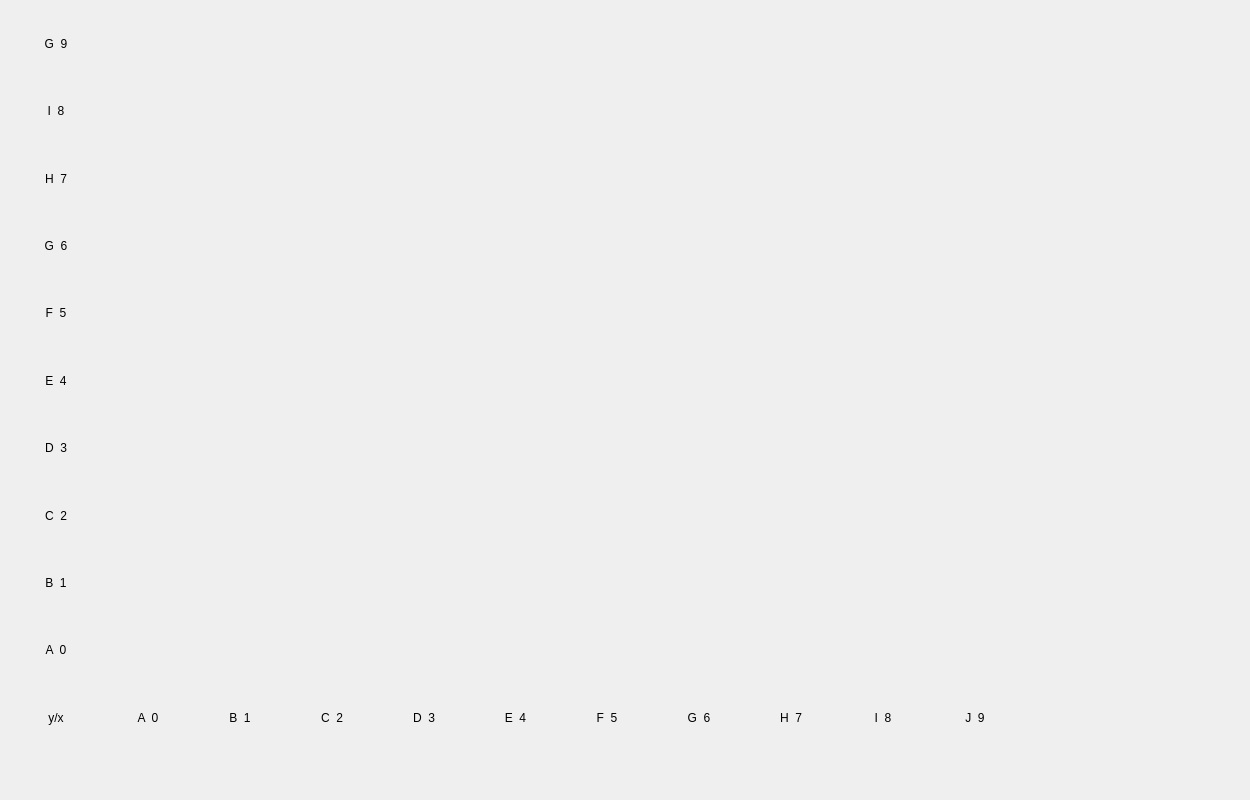
<?xml version="1.0" encoding="UTF-8"?>
<ui version="4.0">
 <class>Form</class>
 <widget class="QWidget" name="Form">
  <property name="geometry">
   <rect>
    <x>0</x>
    <y>0</y>
    <width>1250</width>
    <height>800</height>
   </rect>
  </property>
  <property name="sizePolicy">
   <sizepolicy hsizetype="Expanding" vsizetype="Expanding">
    <horstretch>0</horstretch>
    <verstretch>0</verstretch>
   </sizepolicy>
  </property>
  <property name="windowTitle">
   <string>Form</string>
  </property>
  <widget class="QWidget" name="widget" native="true">
   <property name="geometry">
    <rect>
     <x>0</x>
     <y>10</y>
     <width>1250</width>
     <height>750</height>
    </rect>
   </property>
   <property name="sizePolicy">
    <sizepolicy hsizetype="Expanding" vsizetype="Expanding">
     <horstretch>0</horstretch>
     <verstretch>0</verstretch>
    </sizepolicy>
   </property>
   <widget class="QWidget" name="layoutWidget">
    <property name="geometry">
     <rect>
      <x>10</x>
      <y>0</y>
      <width>1011</width>
      <height>741</height>
     </rect>
    </property>
    <layout class="QGridLayout" name="gridLayout_2" rowstretch="10,1" columnstretch="1,10">
     <property name="sizeConstraint">
      <enum>QLayout::SetMaximumSize</enum>
     </property>
     <property name="spacing">
      <number>0</number>
     </property>
     <item row="0" column="0" rowspan="2">
      <layout class="QVBoxLayout" name="verticalLayout">
       <property name="spacing">
        <number>0</number>
       </property>
       <item>
        <widget class="QLabel" name="labely9">
         <property name="text">
          <string>G  9</string>
         </property>
         <property name="alignment">
          <set>Qt::AlignCenter</set>
         </property>
        </widget>
       </item>
       <item>
        <widget class="QLabel" name="labely8">
         <property name="text">
          <string>I  8</string>
         </property>
         <property name="alignment">
          <set>Qt::AlignCenter</set>
         </property>
        </widget>
       </item>
       <item>
        <widget class="QLabel" name="labely7">
         <property name="text">
          <string>H  7</string>
         </property>
         <property name="alignment">
          <set>Qt::AlignCenter</set>
         </property>
        </widget>
       </item>
       <item>
        <widget class="QLabel" name="labely6">
         <property name="text">
          <string>G  6</string>
         </property>
         <property name="alignment">
          <set>Qt::AlignCenter</set>
         </property>
        </widget>
       </item>
       <item>
        <widget class="QLabel" name="labely5">
         <property name="text">
          <string>F  5</string>
         </property>
         <property name="alignment">
          <set>Qt::AlignCenter</set>
         </property>
        </widget>
       </item>
       <item>
        <widget class="QLabel" name="labely4">
         <property name="text">
          <string>E  4</string>
         </property>
         <property name="alignment">
          <set>Qt::AlignCenter</set>
         </property>
        </widget>
       </item>
       <item>
        <widget class="QLabel" name="labely3">
         <property name="text">
          <string>D  3</string>
         </property>
         <property name="alignment">
          <set>Qt::AlignCenter</set>
         </property>
        </widget>
       </item>
       <item>
        <widget class="QLabel" name="labely2">
         <property name="text">
          <string>C  2</string>
         </property>
         <property name="alignment">
          <set>Qt::AlignCenter</set>
         </property>
        </widget>
       </item>
       <item>
        <widget class="QLabel" name="labely1">
         <property name="text">
          <string>B  1</string>
         </property>
         <property name="alignment">
          <set>Qt::AlignCenter</set>
         </property>
        </widget>
       </item>
       <item>
        <widget class="QLabel" name="labely0">
         <property name="text">
          <string>A  0</string>
         </property>
         <property name="alignment">
          <set>Qt::AlignCenter</set>
         </property>
        </widget>
       </item>
       <item>
        <widget class="QLabel" name="labelxy">
         <property name="text">
          <string>y/x</string>
         </property>
         <property name="textFormat">
          <enum>Qt::PlainText</enum>
         </property>
         <property name="alignment">
          <set>Qt::AlignCenter</set>
         </property>
        </widget>
       </item>
      </layout>
     </item>
     <item row="0" column="1">
      <layout class="QGridLayout" name="gridLayout">
       <property name="spacing">
        <number>0</number>
       </property>
       <item row="2" column="6">
        <widget class="QLabel" name="label67">
         <property name="text">
          <string/>
         </property>
        </widget>
       </item>
       <item row="3" column="3">
        <widget class="QLabel" name="label36">
         <property name="text">
          <string/>
         </property>
        </widget>
       </item>
       <item row="2" column="8">
        <widget class="QLabel" name="label87">
         <property name="text">
          <string/>
         </property>
        </widget>
       </item>
       <item row="1" column="8">
        <widget class="QLabel" name="label88">
         <property name="text">
          <string/>
         </property>
        </widget>
       </item>
       <item row="7" column="8">
        <widget class="QLabel" name="label82">
         <property name="text">
          <string/>
         </property>
        </widget>
       </item>
       <item row="7" column="9">
        <widget class="QLabel" name="label92">
         <property name="text">
          <string/>
         </property>
        </widget>
       </item>
       <item row="4" column="8">
        <widget class="QLabel" name="label85">
         <property name="text">
          <string/>
         </property>
        </widget>
       </item>
       <item row="6" column="2">
        <widget class="QLabel" name="label23">
         <property name="text">
          <string/>
         </property>
        </widget>
       </item>
       <item row="9" column="9">
        <widget class="QLabel" name="label90">
         <property name="text">
          <string/>
         </property>
        </widget>
       </item>
       <item row="6" column="8">
        <widget class="QLabel" name="label83">
         <property name="text">
          <string/>
         </property>
        </widget>
       </item>
       <item row="7" column="5">
        <widget class="QLabel" name="label52">
         <property name="text">
          <string/>
         </property>
        </widget>
       </item>
       <item row="3" column="7">
        <widget class="QLabel" name="label76">
         <property name="text">
          <string/>
         </property>
        </widget>
       </item>
       <item row="5" column="4">
        <widget class="QLabel" name="label44">
         <property name="text">
          <string/>
         </property>
        </widget>
       </item>
       <item row="4" column="1">
        <widget class="QLabel" name="label15">
         <property name="text">
          <string/>
         </property>
        </widget>
       </item>
       <item row="0" column="4">
        <widget class="QLabel" name="label49">
         <property name="text">
          <string/>
         </property>
        </widget>
       </item>
       <item row="8" column="1">
        <widget class="QLabel" name="label11">
         <property name="text">
          <string/>
         </property>
        </widget>
       </item>
       <item row="5" column="8">
        <widget class="QLabel" name="label84">
         <property name="text">
          <string/>
         </property>
        </widget>
       </item>
       <item row="8" column="4">
        <widget class="QLabel" name="label41">
         <property name="text">
          <string/>
         </property>
        </widget>
       </item>
       <item row="5" column="3">
        <widget class="QLabel" name="label34">
         <property name="text">
          <string/>
         </property>
        </widget>
       </item>
       <item row="4" column="6">
        <widget class="QLabel" name="label65">
         <property name="text">
          <string/>
         </property>
        </widget>
       </item>
       <item row="3" column="8">
        <widget class="QLabel" name="label86">
         <property name="text">
          <string/>
         </property>
        </widget>
       </item>
       <item row="4" column="0">
        <widget class="QLabel" name="label05">
         <property name="text">
          <string/>
         </property>
        </widget>
       </item>
       <item row="8" column="2">
        <widget class="QLabel" name="label21">
         <property name="text">
          <string/>
         </property>
        </widget>
       </item>
       <item row="8" column="0">
        <widget class="QLabel" name="label01">
         <property name="text">
          <string/>
         </property>
        </widget>
       </item>
       <item row="6" column="4">
        <widget class="QLabel" name="label43">
         <property name="text">
          <string/>
         </property>
        </widget>
       </item>
       <item row="1" column="4">
        <widget class="QLabel" name="label48">
         <property name="text">
          <string/>
         </property>
        </widget>
       </item>
       <item row="2" column="1">
        <widget class="QLabel" name="label17">
         <property name="text">
          <string/>
         </property>
        </widget>
       </item>
       <item row="6" column="6">
        <widget class="QLabel" name="label63">
         <property name="text">
          <string/>
         </property>
        </widget>
       </item>
       <item row="0" column="2">
        <widget class="QLabel" name="label29">
         <property name="text">
          <string/>
         </property>
        </widget>
       </item>
       <item row="9" column="0">
        <widget class="QLabel" name="label00">
         <property name="text">
          <string/>
         </property>
        </widget>
       </item>
       <item row="8" column="7">
        <widget class="QLabel" name="label71">
         <property name="text">
          <string/>
         </property>
        </widget>
       </item>
       <item row="8" column="9">
        <widget class="QLabel" name="label91">
         <property name="text">
          <string/>
         </property>
        </widget>
       </item>
       <item row="7" column="4">
        <widget class="QLabel" name="label42">
         <property name="text">
          <string/>
         </property>
        </widget>
       </item>
       <item row="5" column="2">
        <widget class="QLabel" name="label24">
         <property name="text">
          <string/>
         </property>
        </widget>
       </item>
       <item row="9" column="7">
        <widget class="QLabel" name="label70">
         <property name="text">
          <string/>
         </property>
        </widget>
       </item>
       <item row="8" column="5">
        <widget class="QLabel" name="label51">
         <property name="text">
          <string/>
         </property>
        </widget>
       </item>
       <item row="4" column="5">
        <widget class="QLabel" name="label55">
         <property name="text">
          <string/>
         </property>
        </widget>
       </item>
       <item row="2" column="3">
        <widget class="QLabel" name="label37">
         <property name="text">
          <string/>
         </property>
        </widget>
       </item>
       <item row="3" column="6">
        <widget class="QLabel" name="label66">
         <property name="text">
          <string/>
         </property>
        </widget>
       </item>
       <item row="7" column="6">
        <widget class="QLabel" name="label62">
         <property name="text">
          <string/>
         </property>
        </widget>
       </item>
       <item row="3" column="0">
        <widget class="QLabel" name="label06">
         <property name="text">
          <string/>
         </property>
        </widget>
       </item>
       <item row="0" column="7">
        <widget class="QLabel" name="label79">
         <property name="text">
          <string/>
         </property>
        </widget>
       </item>
       <item row="4" column="7">
        <widget class="QLabel" name="label75">
         <property name="text">
          <string/>
         </property>
        </widget>
       </item>
       <item row="6" column="0">
        <widget class="QLabel" name="label03">
         <property name="text">
          <string/>
         </property>
        </widget>
       </item>
       <item row="2" column="0">
        <widget class="QLabel" name="label07">
         <property name="text">
          <string/>
         </property>
        </widget>
       </item>
       <item row="1" column="9">
        <widget class="QLabel" name="label98">
         <property name="text">
          <string/>
         </property>
        </widget>
       </item>
       <item row="5" column="7">
        <widget class="QLabel" name="label74">
         <property name="text">
          <string/>
         </property>
        </widget>
       </item>
       <item row="7" column="3">
        <widget class="QLabel" name="label32">
         <property name="text">
          <string/>
         </property>
        </widget>
       </item>
       <item row="8" column="8">
        <widget class="QLabel" name="label81">
         <property name="text">
          <string/>
         </property>
        </widget>
       </item>
       <item row="9" column="5">
        <widget class="QLabel" name="label50">
         <property name="text">
          <string/>
         </property>
        </widget>
       </item>
       <item row="5" column="6">
        <widget class="QLabel" name="label64">
         <property name="text">
          <string/>
         </property>
        </widget>
       </item>
       <item row="1" column="1">
        <widget class="QLabel" name="label18">
         <property name="text">
          <string/>
         </property>
        </widget>
       </item>
       <item row="2" column="2">
        <widget class="QLabel" name="label27">
         <property name="text">
          <string/>
         </property>
        </widget>
       </item>
       <item row="9" column="4">
        <widget class="QLabel" name="label40">
         <property name="text">
          <string/>
         </property>
        </widget>
       </item>
       <item row="5" column="1">
        <widget class="QLabel" name="label14">
         <property name="text">
          <string/>
         </property>
        </widget>
       </item>
       <item row="3" column="5">
        <widget class="QLabel" name="label56">
         <property name="text">
          <string/>
         </property>
        </widget>
       </item>
       <item row="2" column="4">
        <widget class="QLabel" name="label47">
         <property name="text">
          <string/>
         </property>
        </widget>
       </item>
       <item row="0" column="3">
        <widget class="QLabel" name="label39">
         <property name="text">
          <string/>
         </property>
        </widget>
       </item>
       <item row="3" column="1">
        <widget class="QLabel" name="label16">
         <property name="text">
          <string/>
         </property>
        </widget>
       </item>
       <item row="3" column="2">
        <widget class="QLabel" name="label26">
         <property name="text">
          <string/>
         </property>
        </widget>
       </item>
       <item row="4" column="4">
        <widget class="QLabel" name="label45">
         <property name="text">
          <string/>
         </property>
        </widget>
       </item>
       <item row="1" column="0">
        <widget class="QLabel" name="label08">
         <property name="text">
          <string/>
         </property>
        </widget>
       </item>
       <item row="0" column="9">
        <widget class="QLabel" name="label99">
         <property name="text">
          <string/>
         </property>
        </widget>
       </item>
       <item row="6" column="5">
        <widget class="QLabel" name="label53">
         <property name="text">
          <string/>
         </property>
        </widget>
       </item>
       <item row="9" column="8">
        <widget class="QLabel" name="label80">
         <property name="text">
          <string/>
         </property>
        </widget>
       </item>
       <item row="6" column="1">
        <widget class="QLabel" name="label13">
         <property name="text">
          <string/>
         </property>
        </widget>
       </item>
       <item row="8" column="6">
        <widget class="QLabel" name="label61">
         <property name="text">
          <string/>
         </property>
        </widget>
       </item>
       <item row="4" column="9">
        <widget class="QLabel" name="label95">
         <property name="text">
          <string/>
         </property>
        </widget>
       </item>
       <item row="2" column="9">
        <widget class="QLabel" name="label97">
         <property name="text">
          <string/>
         </property>
        </widget>
       </item>
       <item row="3" column="4">
        <widget class="QLabel" name="label46">
         <property name="text">
          <string/>
         </property>
        </widget>
       </item>
       <item row="9" column="6">
        <widget class="QLabel" name="label60">
         <property name="text">
          <string/>
         </property>
        </widget>
       </item>
       <item row="6" column="7">
        <widget class="QLabel" name="label73">
         <property name="text">
          <string/>
         </property>
        </widget>
       </item>
       <item row="4" column="3">
        <widget class="QLabel" name="label35">
         <property name="text">
          <string/>
         </property>
        </widget>
       </item>
       <item row="1" column="2">
        <widget class="QLabel" name="label28">
         <property name="text">
          <string/>
         </property>
        </widget>
       </item>
       <item row="0" column="1">
        <widget class="QLabel" name="label19">
         <property name="text">
          <string/>
         </property>
        </widget>
       </item>
       <item row="5" column="0">
        <widget class="QLabel" name="label04">
         <property name="text">
          <string/>
         </property>
        </widget>
       </item>
       <item row="2" column="5">
        <widget class="QLabel" name="label57">
         <property name="text">
          <string/>
         </property>
        </widget>
       </item>
       <item row="6" column="9">
        <widget class="QLabel" name="label93">
         <property name="text">
          <string/>
         </property>
        </widget>
       </item>
       <item row="9" column="1">
        <widget class="QLabel" name="label10">
         <property name="text">
          <string/>
         </property>
        </widget>
       </item>
       <item row="0" column="0">
        <widget class="QLabel" name="label09">
         <property name="text">
          <string/>
         </property>
        </widget>
       </item>
       <item row="7" column="7">
        <widget class="QLabel" name="label72">
         <property name="text">
          <string/>
         </property>
        </widget>
       </item>
       <item row="0" column="5">
        <widget class="QLabel" name="label59">
         <property name="text">
          <string/>
         </property>
        </widget>
       </item>
       <item row="0" column="6">
        <widget class="QLabel" name="label69">
         <property name="text">
          <string/>
         </property>
        </widget>
       </item>
       <item row="6" column="3">
        <widget class="QLabel" name="label33">
         <property name="text">
          <string/>
         </property>
        </widget>
       </item>
       <item row="0" column="8">
        <widget class="QLabel" name="label89">
         <property name="text">
          <string/>
         </property>
        </widget>
       </item>
       <item row="1" column="7">
        <widget class="QLabel" name="label78">
         <property name="text">
          <string/>
         </property>
        </widget>
       </item>
       <item row="1" column="5">
        <widget class="QLabel" name="label58">
         <property name="text">
          <string/>
         </property>
        </widget>
       </item>
       <item row="9" column="2">
        <widget class="QLabel" name="label20">
         <property name="text">
          <string/>
         </property>
        </widget>
       </item>
       <item row="5" column="5">
        <widget class="QLabel" name="label54">
         <property name="text">
          <string/>
         </property>
        </widget>
       </item>
       <item row="8" column="3">
        <widget class="QLabel" name="label31">
         <property name="text">
          <string/>
         </property>
        </widget>
       </item>
       <item row="4" column="2">
        <widget class="QLabel" name="label25">
         <property name="text">
          <string/>
         </property>
        </widget>
       </item>
       <item row="3" column="9">
        <widget class="QLabel" name="label96">
         <property name="text">
          <string/>
         </property>
        </widget>
       </item>
       <item row="1" column="6">
        <widget class="QLabel" name="label68">
         <property name="text">
          <string/>
         </property>
        </widget>
       </item>
       <item row="2" column="7">
        <widget class="QLabel" name="label77">
         <property name="text">
          <string/>
         </property>
        </widget>
       </item>
       <item row="1" column="3">
        <widget class="QLabel" name="label38">
         <property name="text">
          <string/>
         </property>
        </widget>
       </item>
       <item row="9" column="3">
        <widget class="QLabel" name="label30">
         <property name="text">
          <string/>
         </property>
        </widget>
       </item>
       <item row="7" column="2">
        <widget class="QLabel" name="label22">
         <property name="text">
          <string/>
         </property>
        </widget>
       </item>
       <item row="7" column="0">
        <widget class="QLabel" name="label02">
         <property name="text">
          <string/>
         </property>
        </widget>
       </item>
       <item row="5" column="9">
        <widget class="QLabel" name="label94">
         <property name="text">
          <string/>
         </property>
        </widget>
       </item>
       <item row="7" column="1">
        <widget class="QLabel" name="label12">
         <property name="text">
          <string/>
         </property>
        </widget>
       </item>
      </layout>
     </item>
     <item row="1" column="1">
      <layout class="QHBoxLayout" name="horizontalLayout">
       <property name="spacing">
        <number>0</number>
       </property>
       <item>
        <widget class="QLabel" name="labelx0">
         <property name="text">
          <string>A  0</string>
         </property>
         <property name="alignment">
          <set>Qt::AlignCenter</set>
         </property>
        </widget>
       </item>
       <item>
        <widget class="QLabel" name="labelx1">
         <property name="text">
          <string>B  1</string>
         </property>
         <property name="alignment">
          <set>Qt::AlignCenter</set>
         </property>
        </widget>
       </item>
       <item>
        <widget class="QLabel" name="labelx2">
         <property name="text">
          <string>C  2</string>
         </property>
         <property name="alignment">
          <set>Qt::AlignCenter</set>
         </property>
        </widget>
       </item>
       <item>
        <widget class="QLabel" name="labelx3">
         <property name="text">
          <string>D  3</string>
         </property>
         <property name="alignment">
          <set>Qt::AlignCenter</set>
         </property>
        </widget>
       </item>
       <item>
        <widget class="QLabel" name="labelx4">
         <property name="text">
          <string>E  4</string>
         </property>
         <property name="alignment">
          <set>Qt::AlignCenter</set>
         </property>
        </widget>
       </item>
       <item>
        <widget class="QLabel" name="labelx5">
         <property name="text">
          <string>F  5</string>
         </property>
         <property name="alignment">
          <set>Qt::AlignCenter</set>
         </property>
        </widget>
       </item>
       <item>
        <widget class="QLabel" name="labelx6">
         <property name="text">
          <string>G  6</string>
         </property>
         <property name="alignment">
          <set>Qt::AlignCenter</set>
         </property>
        </widget>
       </item>
       <item>
        <widget class="QLabel" name="labelx7">
         <property name="text">
          <string>H  7</string>
         </property>
         <property name="alignment">
          <set>Qt::AlignCenter</set>
         </property>
        </widget>
       </item>
       <item>
        <widget class="QLabel" name="labelx8">
         <property name="text">
          <string>I  8</string>
         </property>
         <property name="alignment">
          <set>Qt::AlignCenter</set>
         </property>
        </widget>
       </item>
       <item>
        <widget class="QLabel" name="labelx9">
         <property name="text">
          <string>J  9</string>
         </property>
         <property name="alignment">
          <set>Qt::AlignCenter</set>
         </property>
        </widget>
       </item>
      </layout>
     </item>
    </layout>
   </widget>
  </widget>
 </widget>
 <resources/>
 <connections/>
</ui>
